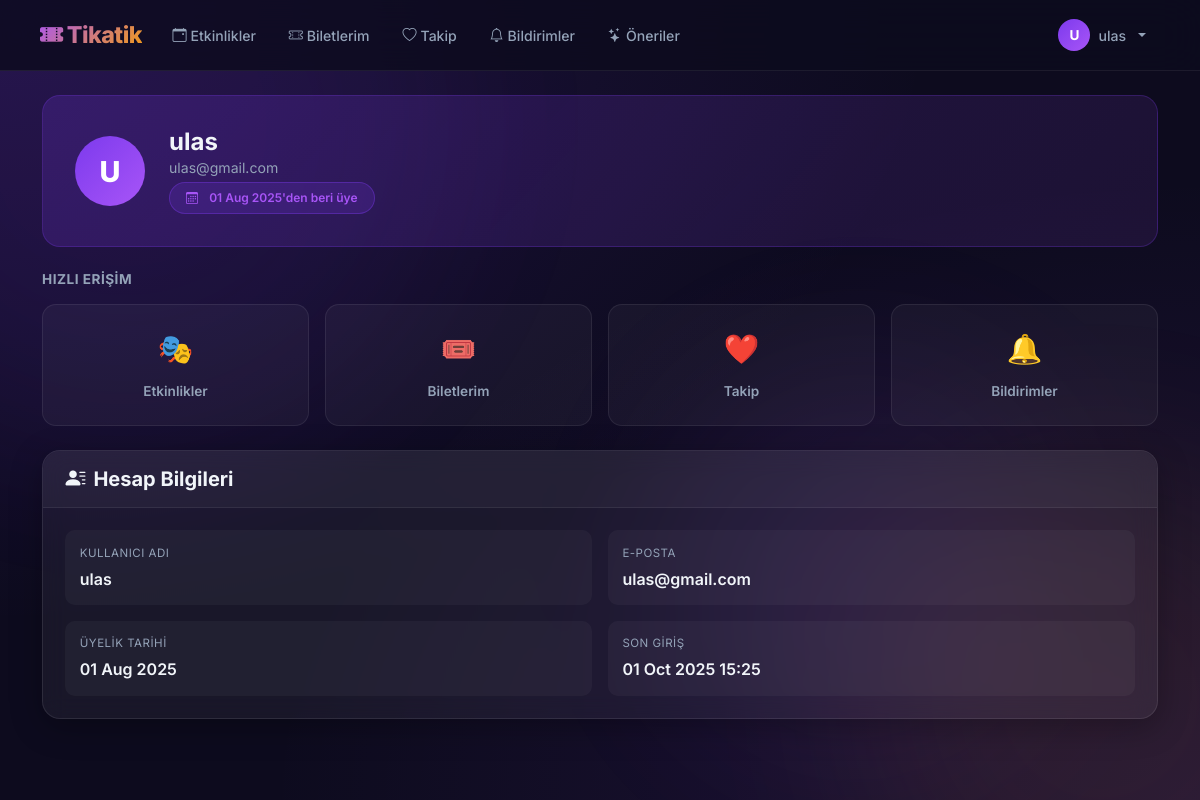
Before: /dashboard/ (signed in) with the older database file.
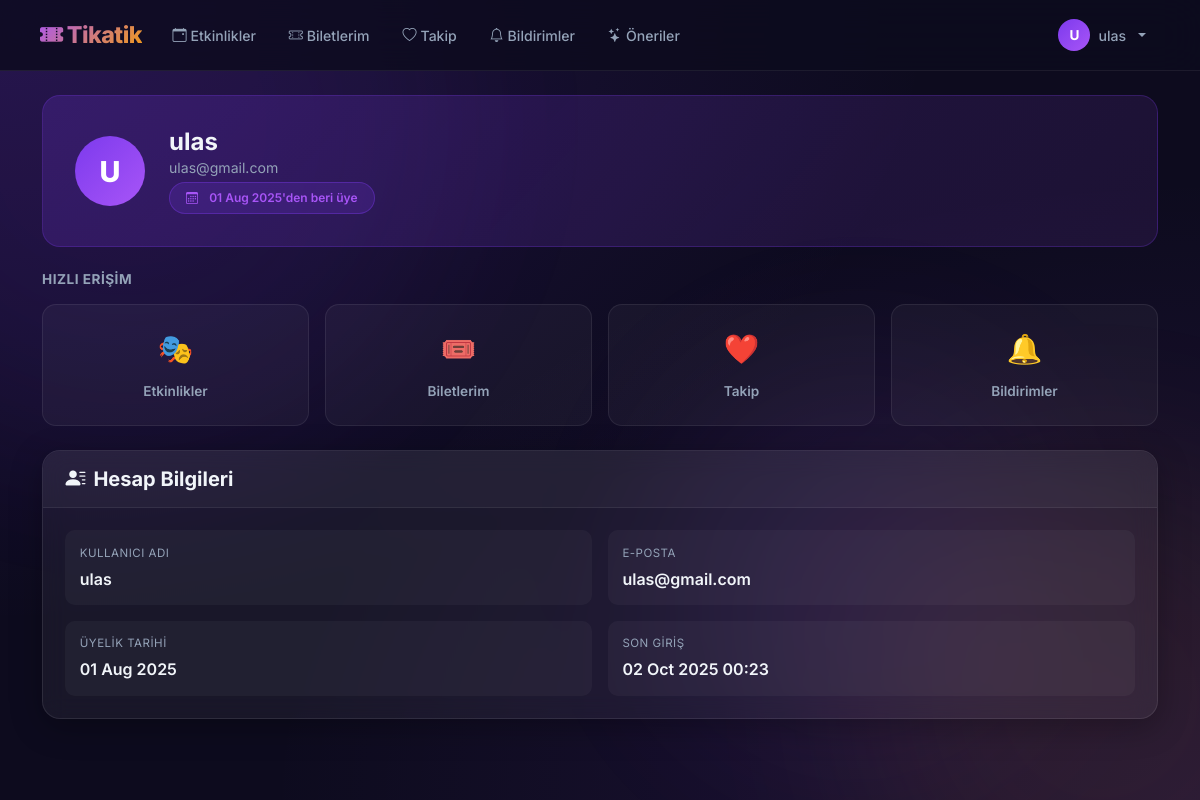
After: the same page with the newer database file.
### app/models.py (models this page shows, shortened)
class CustomUser(AbstractUser):
    USER_TYPE_CHOICES = (
        ('C', 'Customer'),
        ('S', 'Seller'),
        ("A", "Admin"), )
    user_type = models.CharField(max_length=1, choices=USER_TYPE_CHOICES, default='C')
    followed_artists = models.ManyToManyField('Artist', blank=True, related_name='followers')
    followed_actors = models.ManyToManyField('Actor', blank=True, related_name='actor_followers')

### app/views.py (the view)
# urls.py: path('dashboard/',views.dashboard_view,name='dashboard'),
@login_required(login_url='login')
def dashboard_view(request):
    return render(request, 'app/dashboard.html', {'user': request.user})

### app/templates/app/dashboard.html (shortened to what this page needs)
{% extends 'app/navbar.html' %}
{% load static %}
{% load crispy_forms_tags %}
{% block content %}
<div class="profile-header mb-4">
    <div class="profile-avatar">{{ user.username|first|upper }}</div>
    <div class="profile-meta">
        <h2 class="mb-0" style="font-size:1.5rem;">{{ user.username }}</h2>
        <p class="text-muted mb-1" style="font-size:0.88rem;">{{ user.email }}</p>
        <span class="hero-badge mb-0" style="font-size:0.75rem;display:inline-flex;margin-bottom:0!important;">
            <i class="bi bi-calendar3 me-1"></i>
            {{ user.date_joined|date:"d M Y" }}'den beri üye
        </span>
    </div>
</div>
<h5 class="mb-3" style="font-size:0.85rem;text-transform:uppercase;letter-spacing:0.5px;color:var(--text-secondary);">
    Hızlı Erişim
</h5>
<div class="row g-3 mb-4">
    <div class="col-6 col-sm-3">
        <a href="{% url 'event_list' %}" class="quick-action">
            <span class="quick-action-icon">🎭</span>
            <span class="quick-action-label">Etkinlikler</span>
        </a>
    </div>
    <div class="col-6 col-sm-3">
        <a href="{% url 'my_tickets' %}" class="quick-action">
            <span class="quick-action-icon">🎟️</span>
            <span class="quick-action-label">Biletlerim</span>
        </a>
    </div>
    <div class="col-6 col-sm-3">
        <a href="{% url 'following' %}" class="quick-action">
            <span class="quick-action-icon">❤️</span>
            <span class="quick-action-label">Takip</span>
        </a>
    </div>
    <div class="col-6 col-sm-3">
        <a href="{% url 'notifications' %}" class="quick-action">
            <span class="quick-action-icon">🔔</span>
            <span class="quick-action-label">Bildirimler</span>
        </a>
    </div>
</div>
<div class="card">
    <div class="card-header">
        <h5 class="mb-0"><i class="bi bi-person-lines-fill me-2"></i>Hesap Bilgileri</h5>
    </div>
    <div class="card-body">
        <div class="row g-3">
            <div class="col-sm-6">
                <div style="background:rgba(255,255,255,0.04);border-radius:10px;padding:0.9rem;">
                    <div style="font-size:0.72rem;color:var(--text-secondary);text-transform:uppercase;letter-spacing:0.5px;margin-bottom:0.3rem;">
                        Kullanıcı Adı
                    </div>
                    <div style="font-weight:600;">{{ user.username }}</div>
                </div>
            </div>
            <div class="col-sm-6">
                <div style="background:rgba(255,255,255,0.04);border-radius:10px;padding:0.9rem;">
                    <div style="font-size:0.72rem;color:var(--text-secondary);text-transform:uppercase;letter-spacing:0.5px;margin-bottom:0.3rem;">
                        E-posta
                    </div>
                    <div style="font-weight:600;">{{ user.email }}</div>
                </div>
            </div>
            <div class="col-sm-6">
                <div style="background:rgba(255,255,255,0.04);border-radius:10px;padding:0.9rem;">
                    <div style="font-size:0.72rem;color:var(--text-secondary);text-transform:uppercase;letter-spacing:0.5px;margin-bottom:0.3rem;">
                        Üyelik Tarihi
                    </div>
                    <div style="font-weight:600;">{{ user.date_joined|date:"d M Y" }}</div>
                </div>
            </div>
            <div class="col-sm-6">
                <div style="background:rgba(255,255,255,0.04);border-radius:10px;padding:0.9rem;">
                    <div style="font-size:0.72rem;color:var(--text-secondary);text-transform:uppercase;letter-spacing:0.5px;margin-bottom:0.3rem;">
                        Son Giriş
                    </div>
                    <div style="font-weight:600;">{{ user.last_login|date:"d M Y H:i" }}</div>
                </div>
            </div>
        </div>
    </div>
</div>
{% endblock %}

### app/templates/app/navbar.html (shortened to what this page needs)
{% load static %}
{% load crispy_forms_tags %}
<!DOCTYPE html>
<html lang="tr">
<head>
    <link href="https://cdn.jsdelivr.net/npm/bootstrap@5.3.3/dist/css/bootstrap.min.css" rel="stylesheet">
    <link rel="stylesheet" href="https://cdn.jsdelivr.net/npm/bootstrap-icons@1.11.3/font/bootstrap-icons.min.css">
    <link rel="stylesheet" href="https://cdnjs.cloudflare.com/ajax/libs/font-awesome/6.5.0/css/all.min.css">
    <link rel="stylesheet" href="{% static 'css/style.css' %}">
</head>
<body>
    <div class="background-shapes">
        <div class="shape shape-1"></div>
        <div class="shape shape-2"></div>
        <div class="shape shape-3"></div>
    </div>
    <nav class="navbar navbar-expand-lg">
        <div class="container-fluid px-3">
            <a class="navbar-brand" href="{% url 'dashboard' %}">
                <i class="bi bi-ticket-perforated-fill me-1"></i>Tikatik
            </a>
            <div class="collapse navbar-collapse" id="navbarMenu">
                <ul class="navbar-nav me-auto gap-1 mt-2 mt-lg-0">
                    {% if request.user.is_authenticated %}
                        <li class="nav-item">
                            <a class="nav-link" href="{% url 'event_list' %}">
                                <i class="bi bi-calendar-event me-1"></i>Etkinlikler
                            </a>
                        </li>
                        <li class="nav-item">
                            <a class="nav-link" href="{% url 'my_tickets' %}">
                                <i class="bi bi-ticket-perforated me-1"></i>Biletlerim
                            </a>
                        </li>
                        <li class="nav-item">
                            <a class="nav-link" href="{% url 'following' %}">
                                <i class="bi bi-heart me-1"></i>Takip
                            </a>
                        </li>
                        <li class="nav-item">
                            <a class="nav-link" href="{% url 'notifications' %}">
                                <i class="bi bi-bell me-1"></i>Bildirimler
                            </a>
                        </li>
                        <li class="nav-item">
                            <a class="nav-link" href="{% url 'recommended_events' %}">
                                <i class="bi bi-stars me-1"></i>Öneriler
                            </a>
                        </li>
                    {% endif %}
                </ul>
                {% if request.user.is_authenticated %}
                    <ul class="navbar-nav ms-auto align-items-lg-center">
                        <li class="nav-item dropdown">
                            <a class="nav-link dropdown-toggle d-flex align-items-center gap-2" href="#"
                               id="navbarDropdown" role="button" data-bs-toggle="dropdown" aria-expanded="false">
                                <span class="d-inline-flex align-items-center justify-content-center"
                                      style="width:32px;height:32px;border-radius:50%;background:linear-gradient(135deg,#7c3aed,#a855f7);font-size:0.85rem;font-weight:700;color:white;">
                                    {{ request.user.username|first|upper }}
                                </span>
                                <span style="font-size:0.88rem;">{{ request.user.username }}</span>
                            </a>
                        </li>
                    </ul>
                {% endif %}
            </div>
        </div>
    </nav>
    <div class="container mt-4">
        {% block content %}{% endblock %}
    </div>
</body>
</html>

Changed rows visible on the page:
changed CustomUser "ulas": last_login "01 Oct 2025 15:25" → "02 Oct 2025 00:23"
